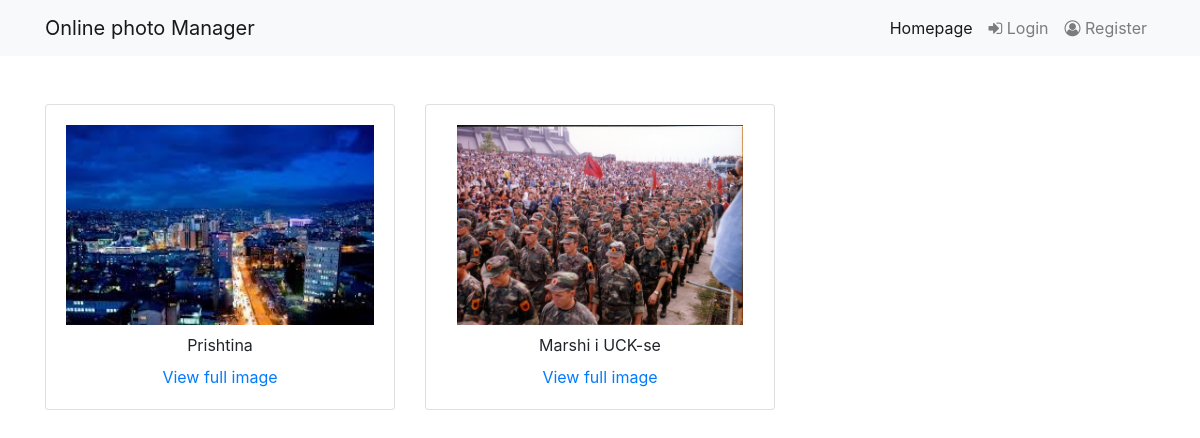
The page /album/1/photos on the database its author committed.
### app.py (models this page shows, shortened)
class Photo(db.Model):
    id = db.Column(db.Integer, primary_key=True)
    title = db.Column(db.String(50), nullable=False)
    photo = db.Column(db.String(120), nullable=False)
    album_id = db.Column(db.Integer, nullable=False)

### app.py (the view)
@app.route("/album/<int:album_id>/photos")
def view_album_photos(album_id):
    photos = Photo.query.filter_by(album_id=album_id).all()
    if len(photos) > 0:
        return render_template("view-album-photos.html", photos=photos)
    else:
        flash("Album is empty!")
        return redirect(url_for("homepage"))

### templates/view-album-photos.html (shortened to what this page needs)
<!DOCTYPE html>
<html lang="en">
<head>
    <link rel="stylesheet" href="https://stackpath.bootstrapcdn.com/bootstrap/4.5.2/css/bootstrap.min.css">
    <link rel="stylesheet" href="https://stackpath.bootstrapcdn.com/font-awesome/4.7.0/css/font-awesome.min.css">
</head>
<body>
    <nav class="navbar navbar-expand-lg navbar-light bg-light">
        <div class="container">
            <a class="navbar-brand" href="#">Online photo Manager</a>
            <div class="collapse navbar-collapse" id="navbarNav">
            <ul class="navbar-nav ml-auto">
                <li class="nav-item active">
                <a class="nav-link" href="{{ url_for('homepage') }}">Homepage <span class="sr-only">(current)</span></a>
                </li>
                <li class="nav-item">
                <a class="nav-link" href="{{ url_for('login') }}"><i class="fa fa-sign-in"></i> Login</a>
                </li>
                <li class="nav-item">
                <a class="nav-link" href="{{ url_for('register') }}"><i class="fa fa-user-circle-o"></i> Register</a>
                </li>
            </ul>
            </div>
        </div>
    </nav>
    <div class="container my-5">
        {%  if photos %}
            <div class="row">
            {% for photo in photos %}
                <div class="col-md-4">
                    <div class="card">
                        <div class="card-body text-center">
                            <img src="{{ url_for('static', filename='photos/'+photo.photo) }}" alt="{{ photo.title }}" class="img-fluid" style="height: 200px;">
                            <p class="my-2">{{ photo.title }}</p>
                            <a href="{{ url_for('static', filename='photos/'+photo.photo) }}" target="_blank">View full image</a>
                        </div>
                    </div>
                </div>
            {% endfor %}
            </div>
        {% else %}
            <div class="alert alert-info">
                Zero photos!
            </div>
        {% endif %}
    </div>
</body>
</html>

### rows shown on the page
Photo: photo (picture), title "Prishtina"
Photo: photo (picture), title "Marshi i UCK-se"
